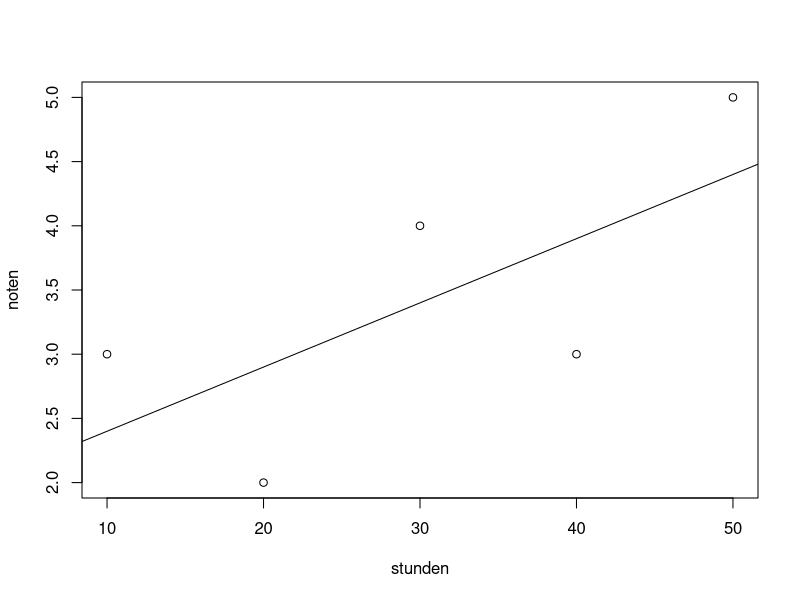

Source code (R): (Note: this script raises an error after producing the figure.)
## ---- chunk 1
# Erstellen Sie ein Beispieldatensatz
stunden <- c(10, 20, 30, 40, 50)
noten <- c(3, 2, 4, 3, 5)

# Erstellen Sie ein lineares Modell
modell <- lm(noten ~ stunden)

# Anzeigen der Modellparameter
summary(modell)

# Visualisieren Sie das Modell mit den Daten
plot(stunden, noten)
abline(modell)
## ---- chunk 2
data <- read.csv("data/linear_regression_example.csv")
# Perform multiple linear regression with interaction term
model = lm(y ~ x1 + x2 + x3, 
           data = data)
## ---- chunk 3
summary(model)
## ---- chunk 4
knitr::include_graphics("figures/lineare_regression/Bilder/interaction_plot.png")
